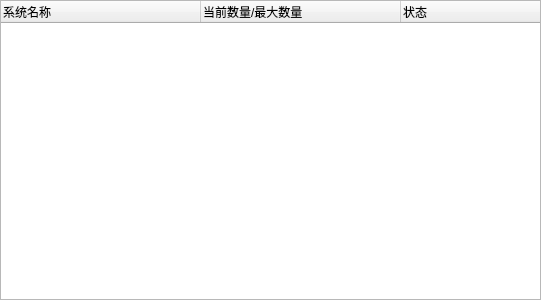
<?xml version="1.0" encoding="UTF-8"?>
<ui version="4.0">
 <class>ByyWeaponControlWidget</class>
 <widget class="QWidget" name="ByyWeaponControlWidget">
  <property name="geometry">
   <rect>
    <x>0</x>
    <y>0</y>
    <width>541</width>
    <height>300</height>
   </rect>
  </property>
  <property name="windowTitle">
   <string>武器系统</string>
  </property>
  <layout class="QVBoxLayout" name="verticalLayout">
   <property name="margin">
    <number>0</number>
   </property>
   <item>
    <widget class="QTreeWidget" name="treeWidget">
     <property name="columnCount">
      <number>3</number>
     </property>
     <attribute name="headerDefaultSectionSize">
      <number>200</number>
     </attribute>
     <column>
      <property name="text">
       <string>系统名称</string>
      </property>
     </column>
     <column>
      <property name="text">
       <string>当前数量/最大数量</string>
      </property>
     </column>
     <column>
      <property name="text">
       <string>状态</string>
      </property>
     </column>
    </widget>
   </item>
  </layout>
 </widget>
 <layoutdefault spacing="6" margin="11"/>
 <resources/>
 <connections/>
</ui>
